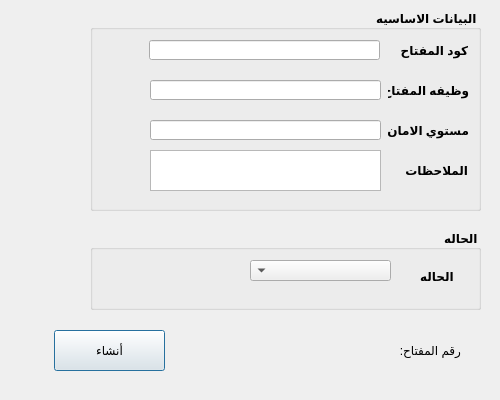
<?xml version="1.0" encoding="UTF-8"?>
<ui version="4.0">
 <class>pos_parameter</class>
 <widget class="QDialog" name="pos_parameter">
  <property name="geometry">
   <rect>
    <x>0</x>
    <y>0</y>
    <width>500</width>
    <height>400</height>
   </rect>
  </property>
  <property name="sizePolicy">
   <sizepolicy hsizetype="Preferred" vsizetype="Preferred">
    <horstretch>0</horstretch>
    <verstretch>0</verstretch>
   </sizepolicy>
  </property>
  <property name="minimumSize">
   <size>
    <width>500</width>
    <height>400</height>
   </size>
  </property>
  <property name="maximumSize">
   <size>
    <width>500</width>
    <height>400</height>
   </size>
  </property>
  <property name="windowTitle">
   <string>user</string>
  </property>
  <property name="toolTip">
   <string/>
  </property>
  <property name="autoFillBackground">
   <bool>false</bool>
  </property>
  <property name="styleSheet">
   <string notr="true"/>
  </property>
  <widget class="QPushButton" name="pushButton">
   <property name="geometry">
    <rect>
     <x>54</x>
     <y>330</y>
     <width>111</width>
     <height>41</height>
    </rect>
   </property>
   <property name="text">
    <string>أنشاء</string>
   </property>
  </widget>
  <widget class="QLabel" name="label_4">
   <property name="geometry">
    <rect>
     <x>380</x>
     <y>340</y>
     <width>81</width>
     <height>20</height>
    </rect>
   </property>
   <property name="text">
    <string>رقم المفتاح:</string>
   </property>
  </widget>
  <widget class="QGroupBox" name="groupBox">
   <property name="geometry">
    <rect>
     <x>90</x>
     <y>10</y>
     <width>391</width>
     <height>201</height>
    </rect>
   </property>
   <property name="font">
    <font>
     <weight>75</weight>
     <bold>true</bold>
    </font>
   </property>
   <property name="layoutDirection">
    <enum>Qt::RightToLeft</enum>
   </property>
   <property name="title">
    <string>البيانات الاساسيه</string>
   </property>
   <widget class="QLabel" name="label">
    <property name="geometry">
     <rect>
      <x>297</x>
      <y>30</y>
      <width>81</width>
      <height>20</height>
     </rect>
    </property>
    <property name="font">
     <font>
      <weight>75</weight>
      <bold>true</bold>
     </font>
    </property>
    <property name="text">
     <string>كود المفتاح</string>
    </property>
   </widget>
   <widget class="QLabel" name="label_2">
    <property name="geometry">
     <rect>
      <x>307</x>
      <y>150</y>
      <width>71</width>
      <height>20</height>
     </rect>
    </property>
    <property name="font">
     <font>
      <weight>75</weight>
      <bold>true</bold>
     </font>
    </property>
    <property name="text">
     <string>الملاحظات</string>
    </property>
   </widget>
   <widget class="QLineEdit" name="code_key">
    <property name="geometry">
     <rect>
      <x>59</x>
      <y>30</y>
      <width>231</width>
      <height>20</height>
     </rect>
    </property>
   </widget>
   <widget class="QTextEdit" name="notes">
    <property name="geometry">
     <rect>
      <x>60</x>
      <y>140</y>
      <width>231</width>
      <height>41</height>
     </rect>
    </property>
   </widget>
   <widget class="QLabel" name="label_5">
    <property name="geometry">
     <rect>
      <x>298</x>
      <y>70</y>
      <width>81</width>
      <height>20</height>
     </rect>
    </property>
    <property name="font">
     <font>
      <weight>75</weight>
      <bold>true</bold>
     </font>
    </property>
    <property name="text">
     <string>وظيفه المفتاح</string>
    </property>
   </widget>
   <widget class="QLineEdit" name="function_key">
    <property name="geometry">
     <rect>
      <x>60</x>
      <y>70</y>
      <width>231</width>
      <height>20</height>
     </rect>
    </property>
   </widget>
   <widget class="QLineEdit" name="security_key">
    <property name="geometry">
     <rect>
      <x>60</x>
      <y>110</y>
      <width>231</width>
      <height>20</height>
     </rect>
    </property>
   </widget>
   <widget class="QLabel" name="label_6">
    <property name="geometry">
     <rect>
      <x>298</x>
      <y>110</y>
      <width>81</width>
      <height>20</height>
     </rect>
    </property>
    <property name="font">
     <font>
      <weight>75</weight>
      <bold>true</bold>
     </font>
    </property>
    <property name="text">
     <string>مستوي الامان</string>
    </property>
   </widget>
  </widget>
  <widget class="QGroupBox" name="groupBox_2">
   <property name="geometry">
    <rect>
     <x>90</x>
     <y>230</y>
     <width>391</width>
     <height>80</height>
    </rect>
   </property>
   <property name="font">
    <font>
     <weight>75</weight>
     <bold>true</bold>
    </font>
   </property>
   <property name="layoutDirection">
    <enum>Qt::RightToLeft</enum>
   </property>
   <property name="title">
    <string>الحاله</string>
   </property>
   <widget class="QLabel" name="label_3">
    <property name="geometry">
     <rect>
      <x>320</x>
      <y>40</y>
      <width>47</width>
      <height>13</height>
     </rect>
    </property>
    <property name="font">
     <font>
      <weight>75</weight>
      <bold>true</bold>
     </font>
    </property>
    <property name="text">
     <string> الحاله</string>
    </property>
   </widget>
   <widget class="QComboBox" name="CMB_Status">
    <property name="geometry">
     <rect>
      <x>160</x>
      <y>30</y>
      <width>141</width>
      <height>21</height>
     </rect>
    </property>
   </widget>
  </widget>
  <widget class="QLabel" name="label_num">
   <property name="geometry">
    <rect>
     <x>330</x>
     <y>340</y>
     <width>47</width>
     <height>21</height>
    </rect>
   </property>
   <property name="text">
    <string/>
   </property>
  </widget>
 </widget>
 <resources/>
 <connections/>
</ui>
